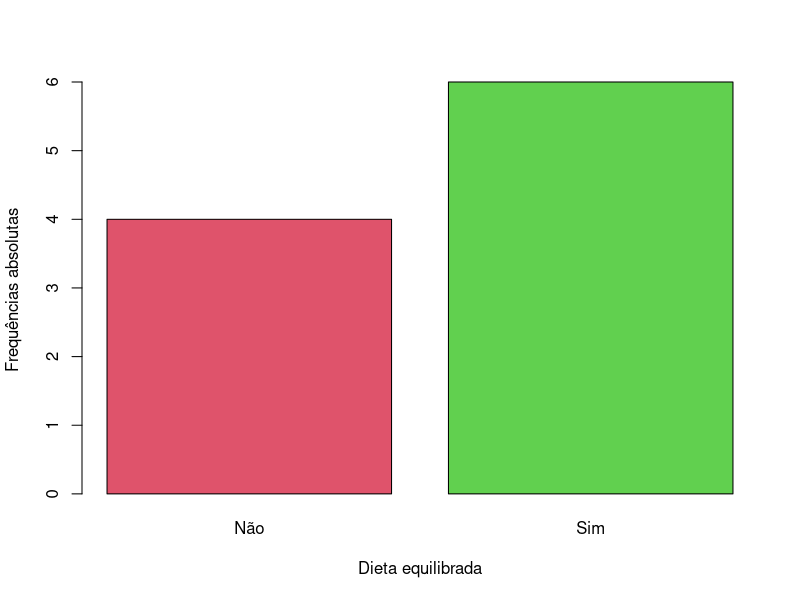
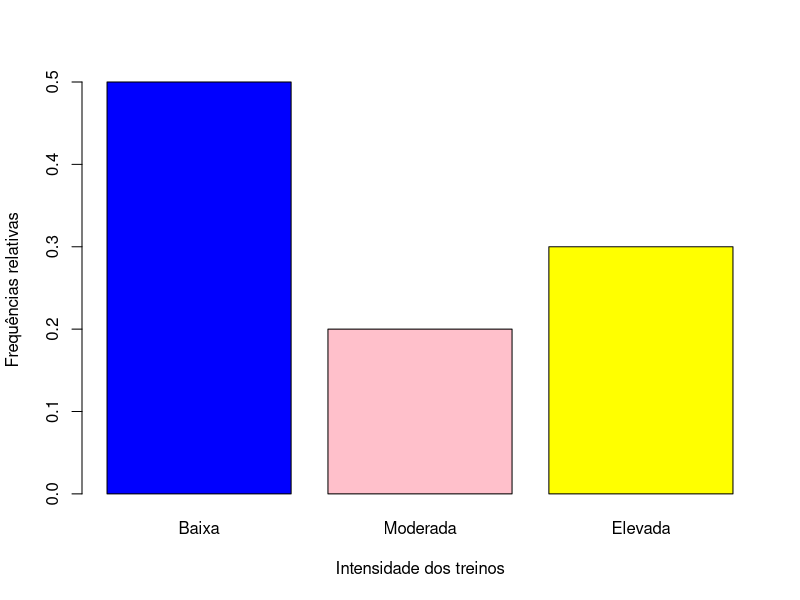
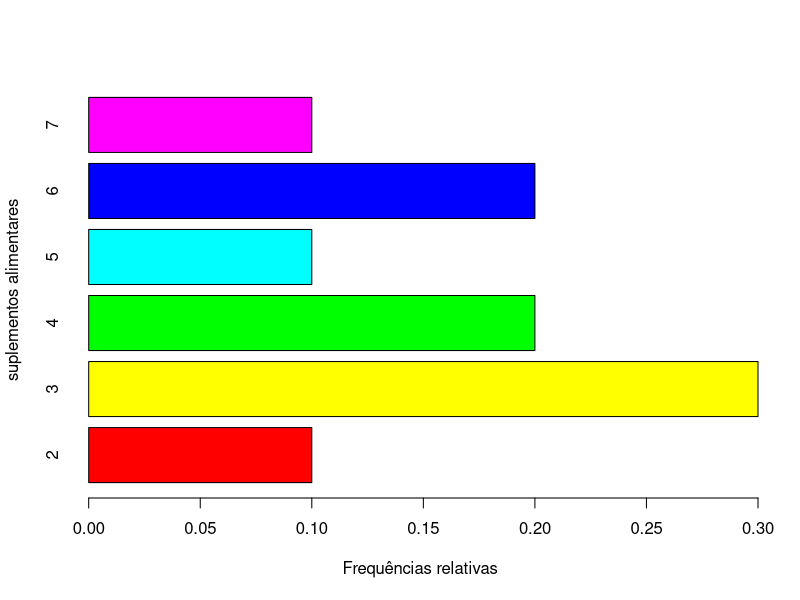
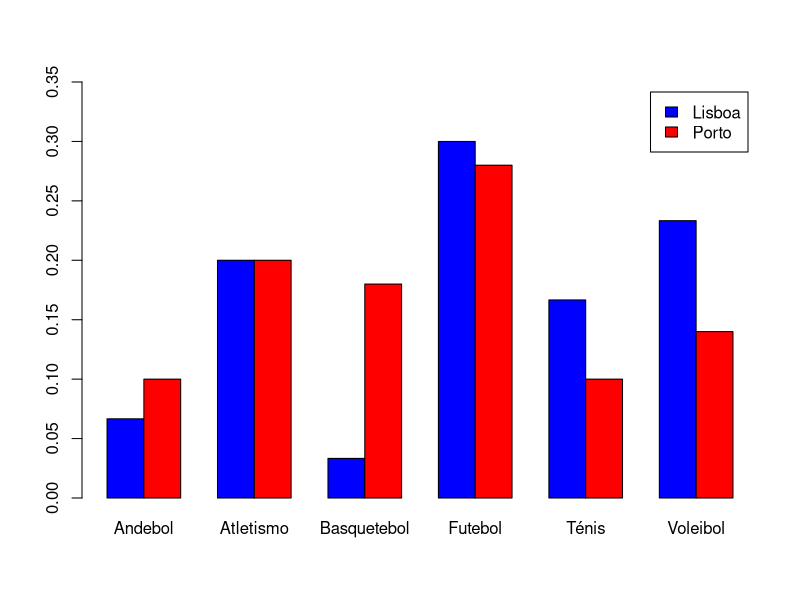
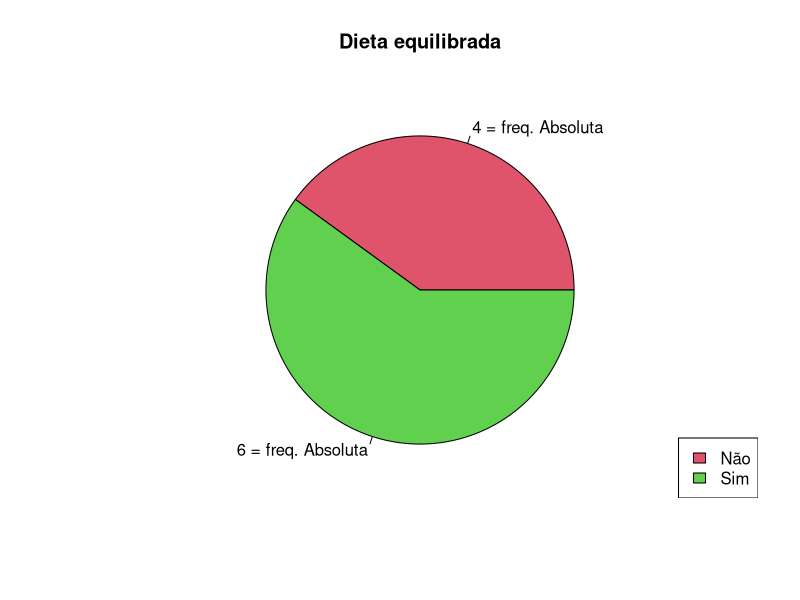
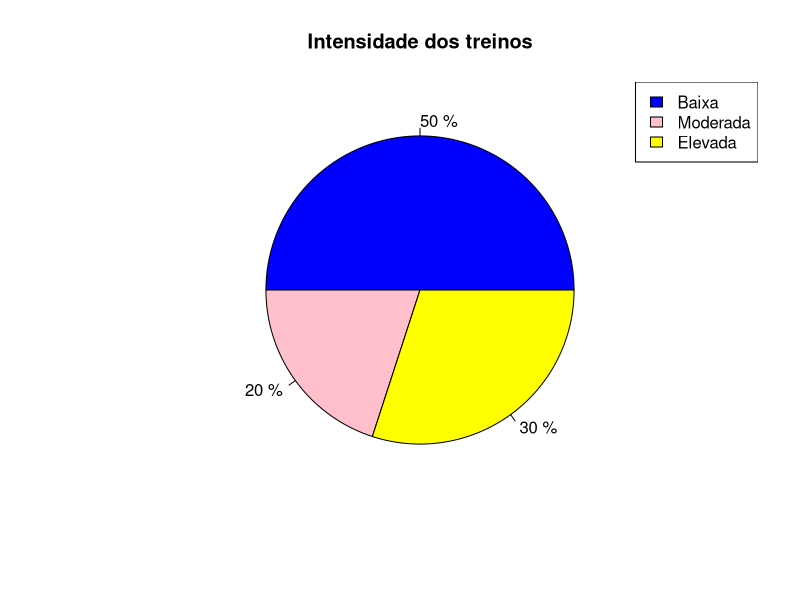
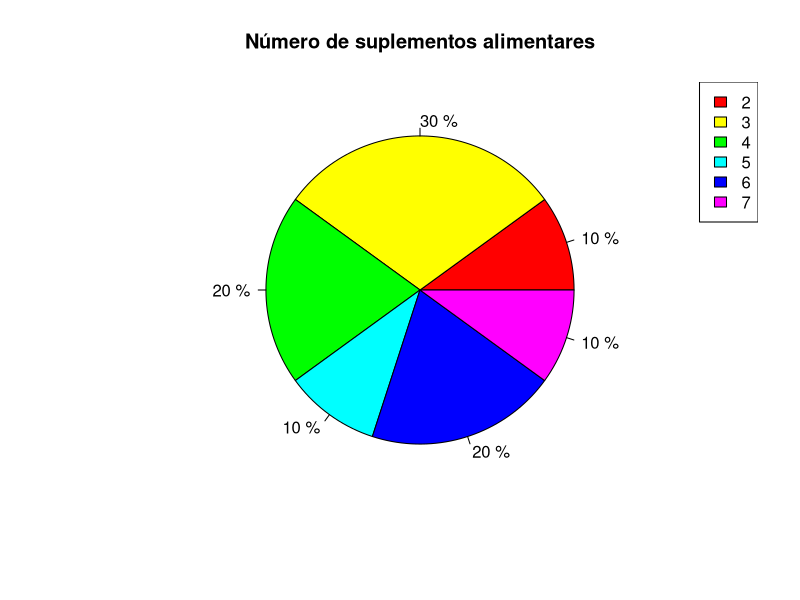
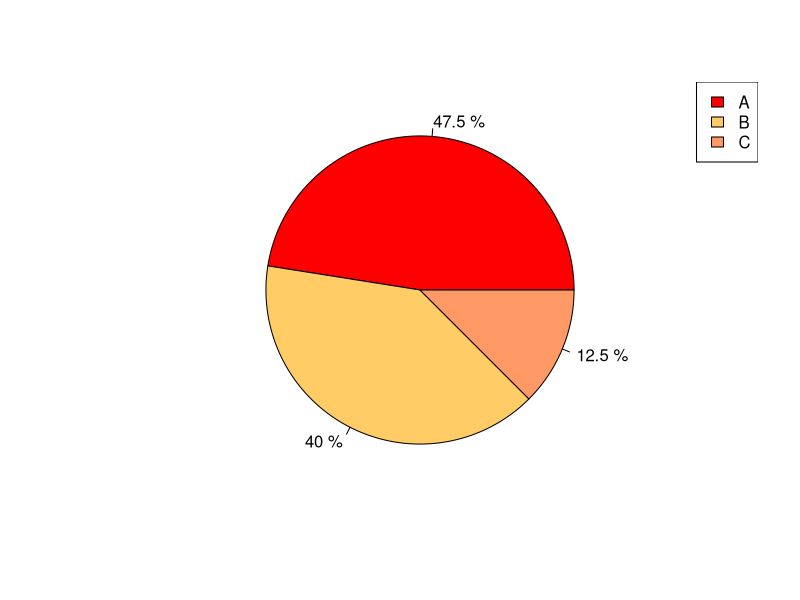

Write R code to recreate these figures, in order.
#############################################
#                                           #
#    Capítulo 1 - Estatística Descritiva    #
#                                           #
#############################################

############
# página 18

# escrever um vector (feminino, masculino) com o nome genero
genero <- c("feminino", "masculino")


# escrever uma tabela com o vector "genero" e o vector idade (20,18)
tabela <- data.frame(genero=c("feminino", "masculino"), idade=c(20,18))


# ver informação sobre "data.frame"
?data.frame
help("data.frame")


################################################################
################################################################
################################################################

############
# página 21

dados <- data.frame(i=c(1:10),
                    dieta=c("Sim","Sim","Não", "Sim", "Sim", "Não", "Sim", "Não", "Não", "Sim"),
                    intensidade=c("Moderada", "Elevada", "Baixa", "Moderada", "Elevada", "Baixa", 
                                  "Baixa", "Baixa", "Elevada", "Baixa"),
                    suplementos=c(3, 2, 5, 6, 6, 3, 4, 4, 7, 3),
                    ferro=c(14.3, 7.8, 27.0, 11.0, 9.9, 14.5, 15.4, 20.8, 10.5, 15.9))


# escrever um ficheiro .txt
write.table(dados, file="dados.txt", quote=FALSE, row.names=FALSE)

# escrever um ficheiro .csv
write.csv(dados, file = "dados.csv")


################################################################
################################################################
################################################################

############
# página 22

View(dados)   # ver a tabela toda
head(dados)   # ver as primeiras linhas da tabela
tail(dados)   # ver as últimas linhas da tabela

names(dados)  # ver os nomes das variáveis
str(dados)    # ver a estrutura da tabela

dim(dados)    # número de linhas e colunas da tabela
nrow(dados)   # número de linhas da tabela
ncol(dados)   # número de colunas da tabela


dados[1,2]       # elemento da linha 1 e coluna 2 
dados[1,]        # linha 1 
dados[,2]        # coluna 2
dados[,c(2,4)]   # coluna 2 e coluna 4
dados[,2:4]      # coluna 2, coluna 3 e coluna 4
dados[c(2,4),]   # linha 2 e linha 4
dados[2:4,]      # linha 2, linha 3 e coluna 4


################################################################
################################################################
################################################################

############
# página 23

dados$dieta                  # ver a variável "dieta"
dados[,c("dieta", "ferro")]  # ver as variáveis "dieta" e "ferro"


dados[dados$dieta=="Sim",]          # tabela com as linhas onde a dieta é "Sim"
dados[dados$suplementos>3,]         # tabela com as linhas onde suplementos são >3
dados[dados$intensidade!="Baixa",]  # tabela com as linhas onde a intensidade não é "Baixa"


################################################################
################################################################
################################################################

############
# página 24


dados$dieta        # cada variável da tabela é um vector
v <- c(15,14,7,8)  # escrever um vector


length(dados$dieta)
length(v)


dados$dieta[3]        # dado na posição 3 
dados$dieta[c(3,7)]   # dados nas posições 3 e 7 
dados$dieta[3:7]      # dados nas posições 3 a 7


################################################################
################################################################
################################################################

############
# página 26


dados2 <- data.frame(var1=2:5, var2=c(1,NA,6,12))
dados2

# ver se tem NA
is.na(dados2)
anyNA(dados2)


# usar a função soma
sum(dados2$var2)
sum(dados2$var2, na.rm=TRUE)


# retirar as linhas que têm pelo menos 1 NA
na.omit(dados2)

dados3 <- na.omit(dados2)
dados3
anyNA(dados3)
sum(dados3$var2)


################################################################
################################################################
################################################################

#######################
# página 34 e página 35

# variável estatística: dieta equilibrada

(ni.1 = table(dados$dieta)) # frequências absolutas
(fi.1 = prop.table(ni.1))   # frequências relativas

# tabelas de frequências
(tabela.frequencias.1 = data.frame(i=1:nrow(ni.1),
                                   xi=names(ni.1),
                                   ni=as.integer(ni.1),
                                   fi=as.numeric(fi.1)))


# variável estatística: intensidade dos treinos

# definir a ordem dos níveis da variável
dados$intensidade = factor(x=dados$intensidade, levels=c("Baixa", "Moderada", "Elevada"))

(ni.2 = table(dados$intensidade))    # frequências absolutas
(fi.2 = prop.table(ni.2))            # frequências relativas
(Ni.2 = cumsum(ni.2))                # frequências absolutas acumuladas
(Fi.2 = cumsum(fi.2))                # frequências relativas acumuladas

# tabelas de frequências
(tabela.frequencias.2 = data.frame(i=1:nrow(ni.2),
                                   xi=names(ni.2),
                                   ni=as.integer(ni.2),
                                   fi=as.numeric(fi.2),
                                   Ni=as.integer(Ni.2),
                                   Fi=as.numeric(Fi.2)))


# variável estatística: suplementos alimentares

(ni.3 = table(dados$suplementos))    # frequências absolutas
(fi.3 = prop.table(ni.3))            # frequências relativas
(Ni.3 = cumsum(ni.3))                # frequências absolutas acumuladas
(Fi.3 <- cumsum(fi.3))                # frequências relativas acumuladas

# tabelas de frequências
(tabela.frequencias.3 = data.frame(i=1:nrow(ni.3),
                                   xi=names(ni.3),
                                   ni=as.integer(ni.3),
                                   fi=as.numeric(fi.3),
                                   Ni=as.integer(Ni.3),
                                   Fi=as.numeric(Fi.3)))

################################################################
################################################################
################################################################

###########
# página 43


# variável estatística: nível de ferro

k.4 = 3   # número de classes
cortes.4 = c(0,15,20,30) #limites das classes
#transformar os dados em classes
(classes.4 = cut(x=dados$ferro, breaks=cortes.4, include.lowest=TRUE, right=FALSE))
#colocar na tabela de dados as classes
dados$classes1 = classes.4
View(dados)

(ni.4 = table(classes.4))            # frequências absolutas
(fi.4 = prop.table(ni.4))            # frequências relativas
(Ni.4 = cumsum(ni.4))                # frequências absolutas acumuladas
(Fi.4 = cumsum(fi.4))                # frequências relativas acumuladas

# tabelas de frequências
(tabela.frequencias.4 = data.frame(i=1:nrow(ni.4),
                                   classei=names(ni.4),
                                   ni=as.integer(ni.4),
                                   fi=as.numeric(fi.4),
                                   Ni=as.integer(Ni.4),
                                   Fi=as.numeric(Fi.4)))

################################################################
################################################################
################################################################

###########
# página 45


# variável estatística: nível de ferro

min(dados$ferro)   # mínimo dos dados
max(dados$ferro)   # máximo dos dados

k.5 = 3                        # número de classes
h.5 = 10                       # amplitude de cada classe
minC.5 = 5                     # mínimo da primeira classe
(maxC.5 = minC.5 + h.5*k.5)    # máximo da última classe

(cortes.5 = seq(minC.5, maxC.5, by=h.5)) #limites das classes
#transformar os dados em classes
(classes.5 = cut(x=dados$ferro, breaks=cortes.5, include.lowest=FALSE, right=TRUE))
#colocar na tabela de dados as classes
dados$classes2 = classes.5
View(dados)

(ni.5 = table(classes.5))            # frequências absolutas
(fi.5 = prop.table(ni.5))            # frequências relativas
(Ni.5 = cumsum(ni.5))                # frequências absolutas acumuladas
(Fi.5 = cumsum(fi.5))                # frequências relativas acumuladas

# tabelas de frequências
(tabela.frequencias.5 = data.frame(i=1:nrow(ni.5),
                                   classei=names(ni.5),
                                   ni=as.integer(ni.5),
                                   fi=as.numeric(fi.5),
                                   Ni=as.integer(Ni.5),
                                   Fi=as.numeric(Fi.5)))

################################################################
################################################################
################################################################

###########
# página 47


# variável estatística: nível de ferro

min(dados$ferro)   # mínimo dos dados
max(dados$ferro)   # máximo dos dados

(n = nrow(dados))  # dimensão da amostra

(k.6 = trunc(1+log(n)/log(2))) # número de classes
(h.6 = (max(dados$ferro)-min(dados$ferro))/k.6)      # amplitude de cada classe
(minC.6 = min(dados$ferro))                  # mínimo da primeira classe
(maxC.6 = minC.6 + h.6*k.6)    # máximo da última classe

(cortes.6 = seq(minC.6, maxC.6, by=h.6)) #limites das classes
#transformar os dados em classes
(classes.6 = cut(x=dados$ferro, breaks=cortes.6, include.lowest=TRUE, right=TRUE))
#colocar na tabela de dados as classes
dados$classes3 = classes.6
View(dados)

(ni.6 = table(classes.6))            # frequências absolutas
(fi.6 = prop.table(ni.6))            # frequências relativas
(Ni.6 = cumsum(ni.6))                # frequências absolutas acumuladas
(Fi.6 = cumsum(fi.6))                # frequências relativas acumuladas

# tabelas de frequências
(tabela.frequencias.6 <- data.frame(i=1:nrow(ni.6),
                                    classei=names(ni.6),
                                    ni=as.integer(ni.6),
                                    fi=as.numeric(fi.6),
                                    Ni=as.integer(Ni.6),
                                    Fi=as.numeric(Fi.6)))


################################################################
################################################################
################################################################

###########
# página 52


# variável estatística: dieta equilibrada
# gráfico de barras
barplot(ni.1, col=2:3, xlab="Dieta equilibrada", ylab="Frequências absolutas")


# variável estatística: intensidade dos treinos
# gráfico de barras
barplot(fi.2, col=c("blue","pink","yellow"), xlab="Intensidade dos treinos", ylab="Frequências relativas")


# variável estatística: suplementos alimentares
# gráfico de barras
barplot(fi.3, col=rainbow(6), xlab="Frequências relativas", ylab="suplementos alimentares", horiz=TRUE)


################################################################
################################################################
################################################################

###########
# página 53

dados1 = c(2/30,6/30,1/30,9/30,5/30,7/30)
dados2 = c(5/50, 10/50, 9/50, 14/50, 5/50, 7/50)
nomes12 = c("Andebol", "Atletismo", "Basquetebol", "Futebol", "Ténis", "Voleibol")

barplot(rbind(dados1, dados2),
        beside = TRUE,
        names.arg = nomes12,
        legend.text = c("Lisboa", "Porto"),
        col = c("blue", "red"),
        ylim=c(0,0.35))


################################################################
################################################################
################################################################

# variável estatística: dieta equilibrada
# gráfico circular
pie(ni.1, labels=paste(ni.1, "= freq. Absoluta"),  col=2:3, main="Dieta equilibrada")
legend("bottomright", legend=names(ni.1), fill=2:3)


# variável estatística: intensidade dos treinos
# gráfico circular
pie(ni.2, labels=paste(fi.2*100, "%"),  col=c("blue","pink","yellow"), main="Intensidade dos treinos")
legend("topright", legend=names(ni.2), fill=c("blue","pink","yellow"))


# variável estatística: suplementos alimentares
pie(ni.3, labels=paste(fi.3*100, "%"),  col=rainbow(6), main="Número de suplementos alimentares")
legend("topright", legend=2:7, fill=rainbow(6))


################################################################
################################################################
################################################################

###########
# página 54

dados3 = c(19,16,5)
nomes3 = c("A", "B", "C")

pie(dados3, labels=paste(dados3/sum(dados3)*100, "%"),  col=c(rgb(1,0,0),rgb(1,0.8,0.4),rgb(1,0.6,0.4)))
legend("topright", legend=nomes3, fill=c(rgb(1,0,0),rgb(1,0.8,0.4),rgb(1,0.6,0.4)))

################################################################
################################################################
################################################################

###########
# página 55

dados4 = c(10,7,8)
nomes4 = c("vitória", "empates", "derrota")

pie(dados4, labels=paste(dados4/25*100, "%"),  col=c("blue","red","green"))
legend("topright", legend=nomes4, fill=c("blue","red","green"))


################################################################
################################################################
################################################################

###########
# página 58

# variável estatística: nível de ferro
# histograma

k.7 = 5     # número de classes
h.7 = 5     # amplitude de cada classe
minC.7 = 5  # mínimo da primeira classe
(maxC.7 = minC.7 + h.7*k.7)    # máximo da última classe
(cortes.7 = seq(minC.7, maxC.7, by=h.7)) #limites das classes

hist(dados$ferro, breaks=cortes.7, include.lowest=FALSE, right=TRUE, 
     freq=TRUE,
     main="",
     xlab="Nível de ferro",
     ylab="frequências absolutas",
     col=2,
     xlim=c(0,30))


################################################################
################################################################
################################################################

###########
# página 60


# variável estatística: nível de ferro
# histograma

k.4       # número de classes
cortes.4  # limites das classes
classes.4 # classes definidas

# classes com diferentes amplitudes -> eixo dos yy -> fi/h  -> permite comparar histogramas com qualquer tipo de classes

hist(dados$ferro, breaks=cortes.4, include.lowest=TRUE, right=FALSE, 
     freq=FALSE,
     main="",
     xlab="Nível de ferro",
     ylab="frequências relativas / amplitude das classes = Freq. rel. / mg",
     col=2,
     xlim=c(0,30))

#ou

hist(dados$ferro, breaks=cortes.4, include.lowest=TRUE, right=FALSE, 
     freq=FALSE,
     main="",
     xlab="Nível de ferro",
     ylab="frequências relativas / amplitude das classes = Freq. rel. / mg",
     col=2,
     xaxt="n")                  # para poder definir o eixo dos xx
axis(side=1, at=cortes.4)  # definir os valores para o eixo dos xx igual às classes


################################################################
################################################################
################################################################

# Medidas de Localização

# número de suplementos alimentares
# Moda
names(ni.3)[ni.3==max(ni.3)]
# Média
mean(dados$suplementos)
# Mediana
median(dados$suplementos)
# Quartis
quantile(dados$suplementos, probs=c(0.25,0.50,0.75))


################################################################
################################################################
################################################################

# Diagrama de Extremos e Quartis

# nível de ferro
boxplot(dados$ferro, col=4, xlab="nível de ferro", 
        horizontal=TRUE, range=0) # sem indicação de outliers
boxplot(dados$ferro, col=4, xlab="nível de ferro", 
        horizontal=TRUE, range=1.5) # indicação de outliers a partir dos moderados
boxplot(dados$ferro, col=4, xlab="nível de ferro", 
        horizontal=TRUE, range=3) # indicação de outliers a partir dos severos
# só há outliers moderados

verOut <- boxplot(dados$ferro, col=4, xlab="nível de ferro", 
                  horizontal=TRUE, range=1.5)
verOut$out  #outlier moderado

################################################################
################################################################
################################################################

#comparar o nível de ferro de quem tem uma dieta equilibrada e quem não tem 

boxplot(ferro~dieta, data= dados, col=c("red","green"), xlab="dieta equilibrada", ylab="nível de ferro")


################################################################
################################################################
################################################################

# Medidas de dispersão absoluta

# número de suplementos alimentares
# amplitude total
max(dados$suplementos)-min(dados$suplementos)
# amplitude interquartil
IQR(dados$suplementos)
# variância
var(dados$suplementos)
# desvio padrão
sd(dados$suplementos)

################################################################
################################################################
################################################################

# Medida de dispersão relativa
# coeficiente de variação

# número de suplementos alimentares
(sd(dados$suplementos)/mean(dados$suplementos))*100


################################################################
################################################################
################################################################

# Medida de simetria

#########
# b1

library(e1071)

# número de suplementos alimentares
skewness(dados$suplementos)
